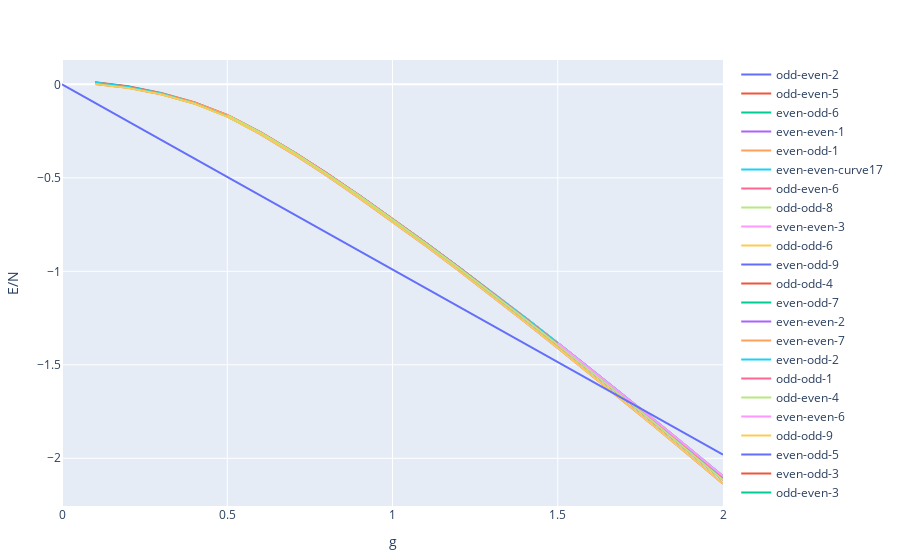

The code cell stored with this chart in its notebook:
### Code cell
import PlotlyJS
using LaTeXStrings
data = [PlotlyJS.scatter(;x=val[1], y=val[2] ./ 100, mode="lines", name=key) for (key,val) in curves_dict if length(val[1]) > 4]
data = vcat(data, [PlotlyJS.scatter(;x=[0,2],y=[0,-(100-1)/100*2],name="-(N-1)g/N", mode="lines")])
# for (key,val) in curves_dict
#     push!(data, PlotlyJS.scatter(;x=val[1], y=val[2], mode="lines"))
# end
PlotlyJS.plot(data, Layout(
    xaxis_title="g", yaxis_title="E/N"
))

### Figure 1 — Plotly figure (JSON) as saved in the notebook; plotly's stock layout.template omitted (floating-point values rounded to 4 significant figures)
{"data": [{"mode": "lines", "name": "odd-even-2", "type": "scatter", "x": [1.4, 1.5, 1.6, 1.7, 1.8, 1.9, 2], "y": [-1.246, -1.384, -1.524, -1.666, -1.81, -1.955, -2.102]}, {"mode": "lines", "name": "odd-even-5", "type": "scatter", "x": [0.1, 0.2, 0.3, 0.4, 0.5, 0.6, 0.7, 0.8, 0.9, 1, 1.1, 1.2, 1.3, 1.4, 1.5, 1.6, 1.7, 1.8, 1.9, 2], "y": [0.001856, -0.01895, -0.05308, -0.1022, -0.1709, -0.2629, -0.3672, -0.4796, -0.5981, -0.7211, -0.848, -0.978, -1.111, -1.246, -1.384, -1.523, -1.664, -1.807, -1.951, -2.096]}, {"mode": "lines", "name": "even-odd-6", "type": "scatter", "x": [0.9, 1, 1.1, 1.2, 1.3, 1.4, 1.5, 1.6, 1.7, 1.8, 1.9, 2], "y": [-0.5946, -0.7191, -0.8474, -0.979, -1.114, -1.251, -1.39, -1.531, -1.674, -1.819, -1.965, -2.112]}, {"mode": "lines", "name": "even-even-1", "type": "scatter", "x": [0.5, 0.6, 0.7, 0.8, 0.9, 1, 1.1, 1.2, 1.3, 1.4, 1.5, 1.6, 1.7, 1.8, 1.9, 2], "y": [-0.1706, -0.2662, -0.3728, -0.4876, -0.6084, -0.734, -0.8634, -0.996, -1.132, -1.269, -1.41, -1.552, -1.695, -1.841, -1.988, -2.136]}, {"mode": "lines", "name": "even-odd-1", "type": "scatter", "x": [0.5, 0.6, 0.7, 0.8, 0.9, 1, 1.1, 1.2, 1.3, 1.4, 1.5, 1.6, 1.7, 1.8, 1.9, 2], "y": [-0.1645, -0.2571, -0.3628, -0.4767, -0.5967, -0.7214, -0.85, -0.9819, -1.117, -1.254, -1.393, -1.535, -1.678, -1.822, -1.969, -2.116]}, {"mode": "lines", "name": "even-even-curve17", "type": "scatter", "x": [0.1, 0.2, 0.3, 0.4, 0.5], "y": [0.009804, -0.01305, -0.04932, -0.1007, -0.1708]}, {"mode": "lines", "name": "odd-even-6", "type": "scatter", "x": [1.2, 1.3, 1.4, 1.5, 1.6, 1.7, 1.8, 1.9, 2], "y": [-0.9778, -1.111, -1.246, -1.383, -1.523, -1.664, -1.806, -1.951, -2.096]}, {"mode": "lines", "name": "odd-odd-8", "type": "scatter", "x": [1.6, 1.7, 1.8, 1.9, 2], "y": [-1.531, -1.674, -1.818, -1.965, -2.112]}, {"mode": "lines", "name": "even-even-3", "type": "scatter", "x": [1.5, 1.6, 1.7, 1.8, 1.9, 2], "y": [-1.384, -1.524, -1.666, -1.81, -1.955, -2.102]}, {"mode": "lines", "name": "odd-odd-6", "type": "scatter", "x": [1.6, 1.7, 1.8, 1.9, 2], "y": [-1.531, -1.674, -1.819, -1.965, -2.112]}, {"mode": "lines", "name": "even-odd-9", "type": "scatter", "x": [1.6, 1.7, 1.8, 1.9, 2], "y": [-1.531, -1.674, -1.818, -1.964, -2.112]}, {"mode": "lines", "name": "odd-odd-4", "type": "scatter", "x": [0.7, 0.8, 0.9, 1, 1.1, 1.2, 1.3, 1.4, 1.5, 1.6, 1.7, 1.8, 1.9, 2], "y": [-0.3613, -0.4749, -0.5946, -0.7191, -0.8474, -0.9791, -1.114, -1.251, -1.39, -1.531, -1.674, -1.819, -1.965, -2.112]}, {"mode": "lines", "name": "even-odd-7", "type": "scatter", "x": [1.2, 1.3, 1.4, 1.5, 1.6, 1.7, 1.8, 1.9, 2], "y": [-0.9786, -1.113, -1.25, -1.39, -1.531, -1.674, -1.819, -1.965, -2.112]}, {"mode": "lines", "name": "even-even-2", "type": "scatter", "x": [1.4, 1.5, 1.6, 1.7, 1.8, 1.9, 2], "y": [-1.246, -1.384, -1.524, -1.666, -1.81, -1.955, -2.102]}, {"mode": "lines", "name": "even-even-7", "type": "scatter", "x": [0.1, 0.2, 0.3, 0.4, 0.5, 0.6, 0.7, 0.8, 0.9, 1, 1.1, 1.2, 1.3, 1.4, 1.5, 1.6, 1.7, 1.8, 1.9, 2], "y": [0.009808, -0.01303, -0.04927, -0.1006, -0.1712, -0.263, -0.3673, -0.4798, -0.5981, -0.7212, -0.848, -0.9781, -1.111, -1.246, -1.383, -1.523, -1.664, -1.806, -1.951, -2.096]}, {"mode": "lines", "name": "even-odd-2", "type": "scatter", "x": [0.5, 0.6, 0.7, 0.8, 0.9, 1, 1.1, 1.2, 1.3, 1.4, 1.5, 1.6, 1.7, 1.8, 1.9, 2], "y": [-0.1645, -0.2571, -0.3628, -0.4767, -0.5967, -0.7214, -0.85, -0.9819, -1.117, -1.254, -1.393, -1.535, -1.678, -1.822, -1.969, -2.116]}, {"mode": "lines", "name": "odd-odd-1", "type": "scatter", "x": [0.4, 0.5, 0.6, 0.7, 0.8, 0.9, 1, 1.1, 1.2, 1.3, 1.4, 1.5, 1.6, 1.7, 1.8, 1.9, 2], "y": [-0.0969, -0.1638, -0.2571, -0.3628, -0.4767, -0.5967, -0.7214, -0.85, -0.9819, -1.117, -1.254, -1.393, -1.535, -1.678, -1.822, -1.969, -2.116]}, {"mode": "lines", "name": "odd-even-4", "type": "scatter", "x": [0.3, 0.4, 0.5, 0.6, 0.7, 0.8, 0.9, 1, 1.1, 1.2, 1.3, 1.4, 1.5, 1.6, 1.7, 1.8, 1.9, 2], "y": [-0.0533, -0.1027, -0.172, -0.2633, -0.3675, -0.4799, -0.5983, -0.7213, -0.8481, -0.9781, -1.111, -1.246, -1.384, -1.523, -1.664, -1.807, -1.951, -2.096]}, {"mode": "lines", "name": "even-even-6", "type": "scatter", "x": [1.3, 1.4, 1.5, 1.6, 1.7, 1.8, 1.9, 2], "y": [-1.111, -1.246, -1.384, -1.523, -1.664, -1.806, -1.951, -2.096]}, {"mode": "lines", "name": "odd-odd-9", "type": "scatter", "x": [1.5, 1.6, 1.7, 1.8, 1.9, 2], "y": [-1.389, -1.531, -1.674, -1.818, -1.964, -2.112]}, {"mode": "lines", "name": "even-odd-5", "type": "scatter", "x": [1.4, 1.5, 1.6, 1.7, 1.8, 1.9, 2], "y": [-1.25, -1.39, -1.531, -1.674, -1.819, -1.965, -2.112]}, {"mode": "lines", "name": "even-odd-3", "type": "scatter", "x": [0.1, 0.2, 0.3, 0.4, 0.5, 0.6, 0.7, 0.8, 0.9, 1, 1.1, 1.2, 1.3, 1.4, 1.5, 1.6, 1.7, 1.8, 1.9, 2], "y": [0.01087, -0.01075, -0.04554, -0.0952, -0.1642, -0.2561, -0.3614, -0.475, -0.5946, -0.7191, -0.8475, -0.9792, -1.114, -1.251, -1.39, -1.531, -1.674, -1.819, -1.965, -2.112]}, {"mode": "lines", "name": "odd-even-3", "type": "scatter", "x": [1.5, 1.6, 1.7, 1.8, 1.9, 2], "y": [-1.384, -1.524, -1.666, -1.81, -1.955, -2.102]}, {"mode": "lines", "name": "odd-odd-7", "type": "scatter", "x": [0.9, 1, 1.1, 1.2, 1.3, 1.4, 1.5, 1.6, 1.7, 1.8, 1.9, 2], "y": [-0.5944, -0.719, -0.8472, -0.9789, -1.113, -1.25, -1.39, -1.531, -1.674, -1.819, -1.965, -2.112]}, {"mode": "lines", "name": "odd-odd-5", "type": "scatter", "x": [0.2, 0.3, 0.4, 0.5, 0.6, 0.7, 0.8, 0.9, 1, 1.1, 1.2, 1.3, 1.4, 1.5, 1.6, 1.7, 1.8, 1.9, 2], "y": [-0.01671, -0.04943, -0.09696, -0.1642, -0.2561, -0.3613, -0.4749, -0.5945, -0.719, -0.8474, -0.979, -1.114, -1.251, -1.39, -1.531, -1.674, -1.819, -1.965, -2.112]}, {"mode": "lines", "name": "even-even-4", "type": "scatter", "x": [0.1, 0.2, 0.3, 0.4, 0.5, 0.6, 0.7, 0.8, 0.9, 1, 1.1, 1.2, 1.3, 1.4, 1.5, 1.6, 1.7, 1.8, 1.9, 2], "y": [0.009796, -0.01307, -0.04937, -0.1008, -0.1711, -0.2633, -0.3675, -0.4799, -0.5983, -0.7213, -0.8481, -0.9781, -1.111, -1.246, -1.384, -1.523, -1.664, -1.807, -1.951, -2.096]}, {"mode": "lines", "name": "odd-odd-3", "type": "scatter", "x": [0.5, 0.6, 0.7, 0.8, 0.9, 1, 1.1, 1.2, 1.3, 1.4, 1.5, 1.6, 1.7, 1.8, 1.9, 2], "y": [-0.1642, -0.2561, -0.3614, -0.475, -0.5946, -0.7191, -0.8475, -0.9792, -1.114, -1.251, -1.39, -1.531, -1.674, -1.819, -1.965, -2.112]}, {"mode": "lines", "name": "odd-odd-2", "type": "scatter", "x": [0.5, 0.6, 0.7, 0.8, 0.9, 1, 1.1, 1.2, 1.3, 1.4, 1.5, 1.6, 1.7, 1.8, 1.9, 2], "y": [-0.1645, -0.2571, -0.3628, -0.4767, -0.5967, -0.7214, -0.85, -0.9819, -1.117, -1.254, -1.393, -1.535, -1.678, -1.822, -1.969, -2.116]}, {"mode": "lines", "name": "odd-even-7", "type": "scatter", "x": [1.5, 1.6, 1.7, 1.8, 1.9, 2], "y": [-1.383, -1.523, -1.664, -1.806, -1.95, -2.096]}, {"mode": "lines", "name": "odd-even-1", "type": "scatter", "x": [0.1, 0.2, 0.3, 0.4, 0.5, 0.6, 0.7, 0.8, 0.9, 1, 1.1, 1.2, 1.3, 1.4, 1.5, 1.6, 1.7, 1.8, 1.9, 2], "y": [0.00179, -0.01907, -0.05333, -0.1028, -0.1726, -0.2662, -0.3728, -0.4876, -0.6084, -0.734, -0.8634, -0.996, -1.132, -1.269, -1.41, -1.552, -1.695, -1.841, -1.988, -2.136]}, {"mode": "lines", "name": "-(N-1)g/N", "type": "scatter", "x": [0, 2], "y": [0, -1.98]}], "layout": {"margin": {"b": 50, "l": 50, "r": 50, "t": 60}, "xaxis": {"title": {"text": "g"}}, "yaxis": {"title": {"text": "E/N"}}}}
